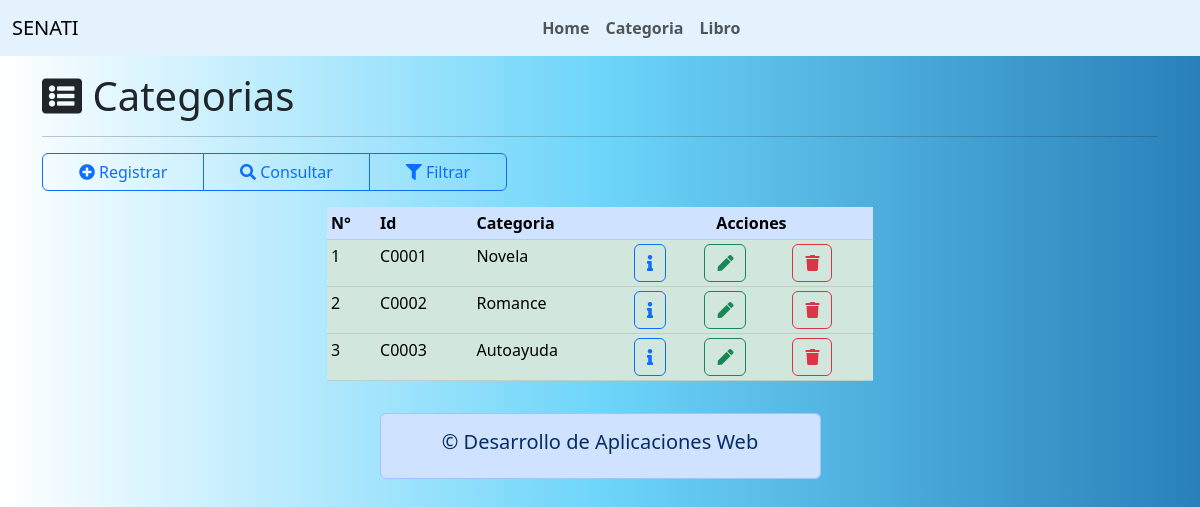
Screenshot of /paginas/vista/listar_categoria.php with the database file from the repository.
### tables this page shows
CREATE TABLE Categorias (
  id_categoria char(5) PRIMARY KEY,
  nombre_categoria VARCHAR(50) NOT NULL
);

### paginas/modelo/crudcategoria.php (called while the page is built, shortened)
<?php
class CRUDCategoria extends Conexion
{
    public function ListarCategoria()
    {
        $cn = $this->Conectar();
        $sql = "call sp_ListarCategoria()";
        $snt = $cn->prepare($sql);
        $snt->execute();
        $arr_cate = $snt->fetchAll(PDO::FETCH_OBJ);
        return $arr_cate;
    }
}

### paginas/vista/listar_categoria.php (the view, shortened to what this page needs)
<!DOCTYPE html>
<html lang="es">
<?php
include("../includes/cabecera.php");
?>
<body style="background: #2980B9;  /* fallback for old browsers */
background: -webkit-linear-gradient(to right, #FFFFFF, #6DD5FA, #2980B9);  /* Chrome 10-25, Safari 5.1-6 */
background: linear-gradient(to right, #FFFFFF, #6DD5FA, #2980B9); /* W3C, IE 10+/ Edge, Firefox 16+, Chrome 26+, Opera 12+, Safari 7+ */">
    <?php
    include("../includes/menu.php");
    $crudcategoria = new CRUDCategoria();
    $rs_cate = $crudcategoria->ListarCategoria();
    ?>
    <div class="container mt-3">
        <header>
            <h1><i class="fas fa-list-alt"></i> Categorias</h1>
            <hr />
        </header>
        <nav>
            <div class="btn-group col-md-5" role="group">
                <a href="registrar_categoria.php" class="btn btn-outline-primary">
                    <i class="fas fa-plus-circle"></i> Registrar
                </a>
                <a href="consultar_categoria.php" class="btn btn-outline-primary">
                    <i class="fas fa-search"></i> Consultar
                </a>
                <a href="filtrar_categoria.php" class="btn btn-outline-primary">
                    <i class="fas fa-filter"></i> Filtrar
                </a>
            </div>
        </nav>
        <section>
            <article>
                <div class="row justify-content-center mt-3">
                    <div class="col-md-6">
                        <table class="table table-hover table-sm table-success">
                            <tr class="table-primary">
                                <th>N°</th>
                                <th>Id</th>
                                <th>Categoria</th>
                                <th class="text-center" colspan="3"> Acciones</th>
                            </tr>
                            <?php
                            $i = 0;
                            foreach ($rs_cate as $categoria) {
                                $i++;
                            ?>
                                <tr class="reg_categoria">
                                    <td><?= $i ?></td>
                                    <td class="id_cate"><?= $categoria->id_categoria ?></td>
                                    <td class="categoria"><?= $categoria->nombre_categoria ?></td>
                                    <td> <a href="#" class="btn_mostrar btn btn-outline-primary"><i class="fas fa-info"></i></a></td>
                                    <td> <a href="#" class="btn_editar btn btn-outline-success"><i class="fas fa-pen"></i></a></td>
                                    <td> <a href="#" class="btn_borrar btn btn-outline-danger"><i class="fas fa-trash"></i></a></td>
                                </tr>
                            <?php
                            }
                            ?>
                        </table>
                    </div>
                </div>
            </article>
        </section>
        <?php
        include("../includes/pie.php");
        ?>
    </div>
</body>
</html>

### rows the page displays
categorias: id_categoria "C0001", nombre_categoria "Novela"
categorias: id_categoria "C0002", nombre_categoria "Romance"
categorias: id_categoria "C0003", nombre_categoria "Autoayuda"
